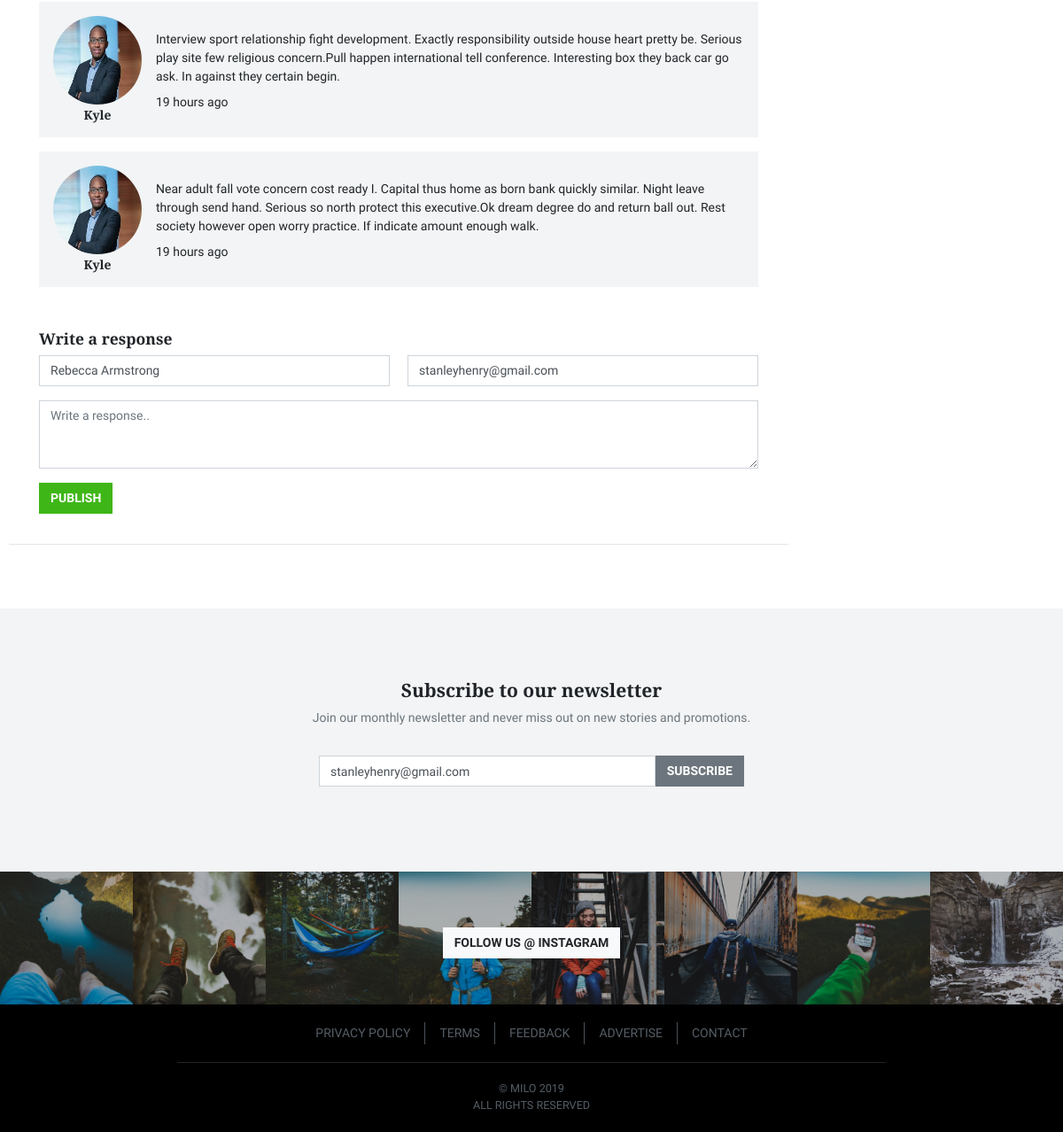
Page /blogs/2 (signed in, lower part) on the earlier database version.
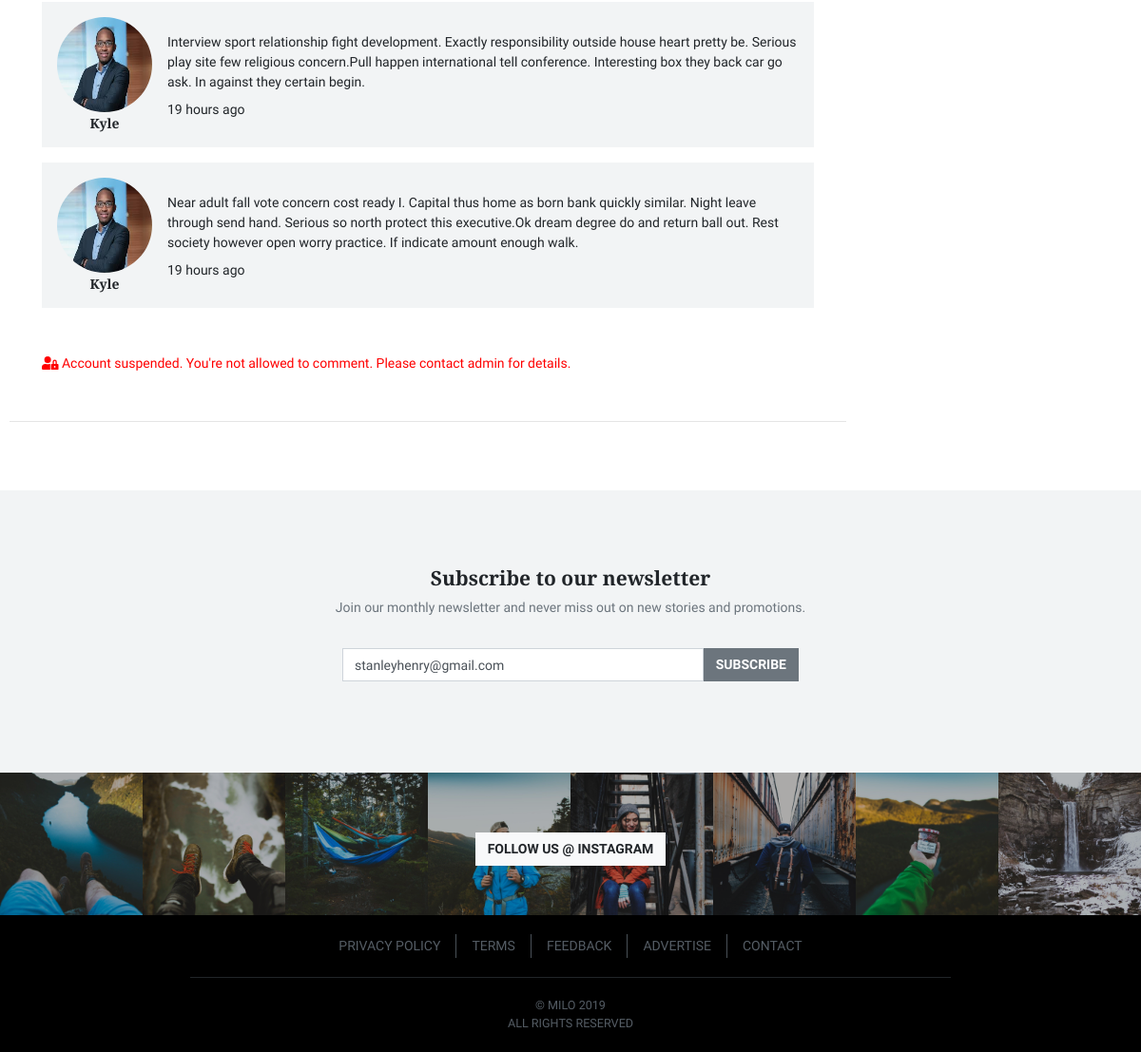
Same page on the later database version.
### miloblog/models.py (models this page shows, shortened)
class Comment(db.Model):
    __tablename__ = 'comment'
    id = db.Column(db.Integer, primary_key=True)
    user_id = db.Column(db.Integer, db.ForeignKey('users.id'), nullable=True)
    blog = db.Column(db.Integer, db.ForeignKey('blogpost.id'), nullable=False)
    approved = db.Column(db.Boolean, default=0)
    reply_to = db.Column(db.Integer, db.ForeignKey('comment.id'), nullable=True, default=-1)
    date = db.Column(db.DateTime, nullable=False, default=datetime.now)
    text = db.Column(db.Text(512), nullable=False)

class User(db.Model, UserMixin):
    __tablename__ = 'users'
    id = db.Column(db.Integer, primary_key=True)
    profile_image = db.Column(db.String(64), nullable=False, default='default_profile.png')
    email = db.Column(db.String(64))
    username = db.Column(db.String(64), unique=True, index=True)
    first_name = db.Column(db.String(64), nullable=True, default='')
    last_name = db.Column(db.String(64), nullable=True, default='')
    status = db.Column(db.Enum(UserStatus), nullable=False, default=UserStatus.active)
    password_hash = db.Column(db.String(128))
    posts = db.relationship('BlogPost', backref='author')
    comments = db.relationship('Comment', backref='author')
    def __repr__(self):
        if self.first_name:
            return self.first_name
        else:
            return self.username

### miloblog/blog_posts/views.py (the view)
@blogs.route('/blogs/<pk>', methods=['GET', 'POST'])
def blog_post(pk):
    post = BlogPost.query.get_or_404(pk)
    selected_posts = BlogPost.query.order_by(BlogPost.date.desc()).limit(2)
    form = LeaveComment()
    if form.validate_on_submit():
        if current_user.is_authenticated:
            comment = Comment(user_id=current_user.id,
                              blog=post.id,
                              text=form.text.data)
            if current_user.status == UserStatus.admin:
                comment.approved = True
            db.session.add(comment)
            db.session.commit()
    elif request.method == 'GET' and current_user.is_authenticated:
        form.name.data = current_user.first_name + ' ' + current_user.last_name
        form.email.data = current_user.email
    comments = Comment.query.filter_by(blog=post.id, reply_to=-1).order_by(Comment.date.asc()).all()
    subscription_form = SubscribeForm()
    edit_form = EditCommentForm()
    reply_form = LeaveReplyForm()
    return render_template('blog_posts/post.html',
                           post=post,
                           comments=comments,
                           categories=BlogCategory,
                           selected_posts=selected_posts,
                           form=form,
                           edit_form=edit_form,
                           reply_form=reply_form,
                           subscription_form=subscription_form)

### miloblog/blog_posts/forms.py
class LeaveComment(FlaskForm):
    name = StringField('Name', validators=[DataRequired()])
    email = StringField('Email', validators=[DataRequired(), Email()])
    text = TextField('Write a response...', validators=[DataRequired()], widget=TextArea())
    submit = SubmitField('Publish')

### miloblog/users/forms.py
class SubscribeForm(FlaskForm):
    email = TextField('Email address', validators=[DataRequired(), Email()])
    submit = SubmitField('Subscribe')

### miloblog/blog_posts/views.py (called while the page is built)
@blogs.app_template_filter()
def find_reply(comment):
    reply = Comment.query.filter(Comment.reply_to == comment.id).first()
    return reply

@blogs.app_template_filter()
def length_comments(comments):
    if current_user.is_authenticated and current_user.status == UserStatus.admin:
        return len(comments)
    return len([comment for comment in comments if comment.approved])

### miloblog/models.py (called while the page is built)
@login_manager.user_loader
def load_user(user):
    return User.query.get(user)

### miloblog/users/views.py (called while the page is built)
@users.app_template_filter()
def is_subscribed(user):
    if user.is_authenticated:
        return NewsletterSubscription.query.filter_by(email=user.email).first()
    return False

### miloblog/templates/blog_posts/post.html (shortened to what this page needs)
{% extends 'base.html' %}
{% block main %}
<main class="main pt-4">
	<div class="container">
		<div class="row">
			<div class="col-md-9">
				<article class="card mb-4">
					<div class="card-body">
                        {% for comment in comments %}
                            {% if (current_user.is_authenticated and current_user.status.value == 'admin_') or comment.approved or comment.author == current_user %}
                                {% set reply = comment|find_reply %}
                                <div class="media mb-3">
                                <div class="text-center">
                                    <img class="mr-3 rounded-circle" src="{{ url_for('static', filename='profile_pics/' + comment.author.profile_image) }}" alt="Lucy" width="100" height="100">
                                        <h6 class="mt-1 mb-0 mr-3">{{ comment.author }}</h6>
                                    </div>
                                    <div class="media-body">
                                        <p class="mt-3 mb-2">{{ comment.text }}</p>
                                        <time class="timeago" datetime="{{ comment.date.strftime('%Y-%m-%d %H:%M') }}">{{ comment.date.strftime('%d %B %Y') }}</time>
                                    </div>
                                </div>
                            {% endif %}
                        {% endfor %}
                        <div class="mt-5">
                            {% if current_user.is_authenticated and current_user.status.value == 'banned' %}
                                <p style="color: red;"><span class="fa fa-user-lock"></span> Account suspended. You're not allowed to comment. Please
                                            <a href="{{ url_for('core.contact') }}">contact</a> admin for details.</p>
                            {% else %}
                                <form method="POST">
                                    <h5>Write a response</h5>
                                    <div class="row">
                                        <div class="col-md-6">
                                            {{ form.name(class="form-control", id="name", placeholder="Your name") }}
                                        </div>
                                        <div class="col-md-6">
                                            {{ form.email(class="form-control", id="email", placeholder="Your email") }}
                                        </div>
                                    </div>
                                    {{ form.text(class="form-control mt-3", rows="3", placeholder="Write a response..") }}
                                    {% if current_user.is_authenticated %}
                                        {{ form.submit(class="btn btn-success mt-3") }}
                                    {% else %}
                                        <a class="btn btn-success mt-3") href="{{ url_for('users.login', next=url_for(request.endpoint, pk=post.id)) }}">Login to leave comment</a>
                                    {% endif %}
                                </form>
                            {% endif %}
                        </div>
                    </div>
                </article>
            </div>
            {% include 'sidebar.html' %}
        </div>
    </div>
</main>
{% endblock %}

### miloblog/templates/base.html (shortened to what this page needs)
<!DOCTYPE html>
<html lang="en">
<head>
    {% block stylesheets %}
        <link href="{{ url_for('static', filename='css/app.css') }}" rel="stylesheet">
    {% endblock %}
</head>
<body>
  {% block main %}
  {% endblock %}
{% block newsletter %}
    {% if not current_user|is_subscribed %}
        <div class="site-newsletter">
            <div class="container">
                <div class="text-center">
                    <h3 class="h4 mb-2">Subscribe to our newsletter</h3>
                    <p class="text-muted">Join our monthly newsletter and never miss out on new stories and promotions.</p>
                    <div class="row">
                        <div class="col-xs-12 col-sm-9 col-md-7 col-lg-5 ml-auto mr-auto">
                            <form action="{{ url_for('users.subscribe') }}" method="POST">
                                <div class="input-group mb-3 mt-3">
                                    {{ subscription_form.email(class="form-control", value=current_user.email, placeholder="Email address") }}
                                    <span class="input-group-btn">
                                        {{ subscription_form.submit(class="btn btn-secondary") }}
                                    </span>
                                </div>
                            </form>
                        </div>
                    </div>
                </div>
            </div>
        </div>
    {% endif %}
{% endblock %}
  {% block instagram %}
      <div class="site-instagram">
    <div class="action">
      <a class="btn btn-light" href="#">
        Follow us @ Instagram
      </a>
    </div>
    <div class="row no-gutters">
      <div class="col-sm-6">
        <div class="row no-gutters">
          <div class="col-3">
            <a class="photo" href="#">
              <img class="img-fluid" src="{{ url_for('static', filename='img/instagram/1.jpg') }}" alt="" />
            </a>
          </div>
          <div class="col-3">
            <a class="photo" href="#">
              <img class="img-fluid" src="{{ url_for('static', filename='img/instagram/2.jpg') }}" alt="" />
            </a>
          </div>
          <div class="col-3">
            <a class="photo" href="#">
              <img class="img-fluid" src="{{ url_for('static', filename='img/instagram/3.jpg') }}" alt="" />
            </a>
          </div>
          <div class="col-3">
            <a class="photo" href="#">
            </a>
          </div>
        </div>
      </div>
      <div class="col-sm-6">
        <div class="row no-gutters">
          <div class="col-3">
            <a class="photo" href="#">
            </a>
          </div>
          <div class="col-3">
            <a class="photo" href="#">
              <img class="img-fluid" src="{{ url_for('static', filename='img/instagram/6.jpg') }}" alt="" />
            </a>
          </div>
          <div class="col-3">
            <a class="photo" href="#">
              <img class="img-fluid" src="{{ url_for('static', filename='img/instagram/7.jpg') }}" alt="" />
            </a>
          </div>
          <div class="col-3">
            <a class="photo" href="#">
              <img class="img-fluid" src="{{ url_for('static', filename='img/instagram/8.jpg') }}" alt="" />
            </a>
          </div>
        </div>
      </div>
    </div>
  </div>
  {% endblock %}
  {% block footer %}
      <footer class="site-footer bg-darkest">
    <div class="container">
      <ul class="nav justify-content-center">
        <li class="nav-item">
          <a class="nav-link" href="#">Privacy policy</a>
        </li>
        <li class="nav-item">
          <a class="nav-link" href="#">Terms</a>
        </li>
        <li class="nav-item">
          <a class="nav-link" href="#">Feedback</a>
        </li>
        <li class="nav-item">
          <a class="nav-link" href="#">Advertise</a>
        </li>
        <li class="nav-item">
          <a class="nav-link" href="#">Contact</a>
        </li>
      </ul>
      <div class="copy">
        &copy; Milo 2019<br />
        All rights reserved
      </div>
    </div>
  </footer>
  {% endblock %}
</body>
</html>

### miloblog/templates/sidebar.html (shortened to what this page needs)
<div class="col-md-3 ml-auto">
</div>

Differences in the rows shown:
changed User "stanleyhenry@gmail.com": status "active" → "banned" (drawn); email "stanleyhenry@gmail.com" → (not shown)
Other differences:
form field name: "Rebecca Armstrong" → (not shown)
form field submit: "Publish" → (not shown)
text no longer shown: "Write a response"
text now shown: "Account suspended. You're not allowed to comment. Please contact admin for details."
